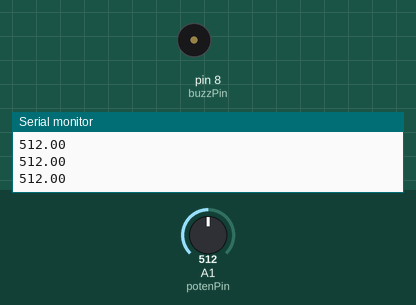
Bench run of a sketch on a simulated Arduino Uno, built with avr-gcc and run on an emulated ATmega328P. Shown: buzzer (waves = sounding, pin HIGH), the last lines printed to the serial monitor. The test bench sets the inputs (shaded band); at power-on: A1 (potenPin) = 512.

Above: at 1.2 s.
1.3 s: A1 (potenPin) set to 589
2.8 s: A1 (potenPin) set to 611
At 3.6 s:
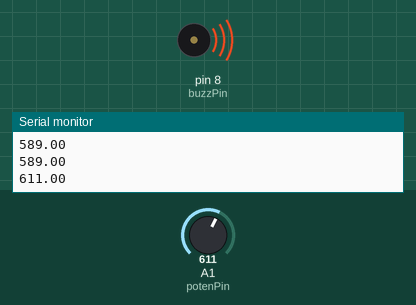
5.8 s: A1 (potenPin) set to 590
At 6.3 s:
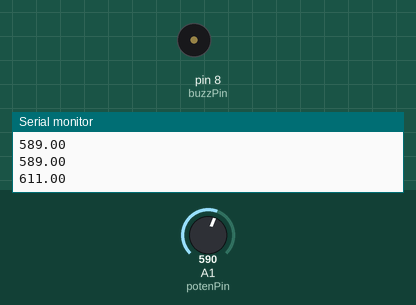
7.3 s: A1 (potenPin) set to 610
At 8.1 s:
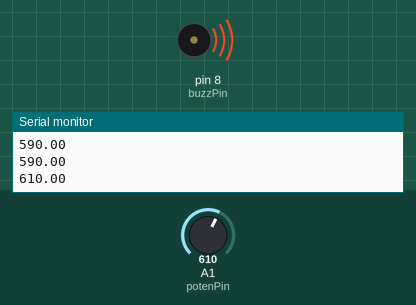
Timing chart, 0 to 11.3 s (numbered marks = the images above; inputs shaded):
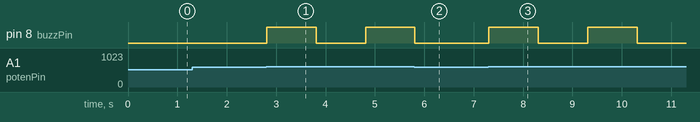

Measured:
- the behaviour switches between 600 and 601 on A1 (potenPin) (found by bisection; images 0 and 1)
- after the input at 2.8 s, pin 8 (buzzPin): LOW → HIGH at once, → LOW 1.0 s later, → HIGH 1.0 s later
- after the input at 5.8 s, pin 8 (buzzPin): goes on until 5.8 s, then stays LOW
- after the input at 7.3 s, pin 8 (buzzPin): alternates HIGH for 1.0 s and LOW for 1.0 s, starting at once

The sketch:

buzzer_active_component.ino
```cpp
int buzzPin = 8;
int potenPin = A1;
float number;

void setup() {
  pinMode(potenPin, INPUT);
  pinMode(buzzPin, OUTPUT);
  Serial.begin(9600);
}

void loop() {
  number = analogRead(potenPin);
  Serial.println(number);
  while(number > 600){
    digitalWrite(buzzPin, HIGH);
    delay(1000);
    digitalWrite(buzzPin, LOW);
    delay(1000);
    number = analogRead(potenPin);
  }
  digitalWrite(buzzPin, LOW);
}
```
